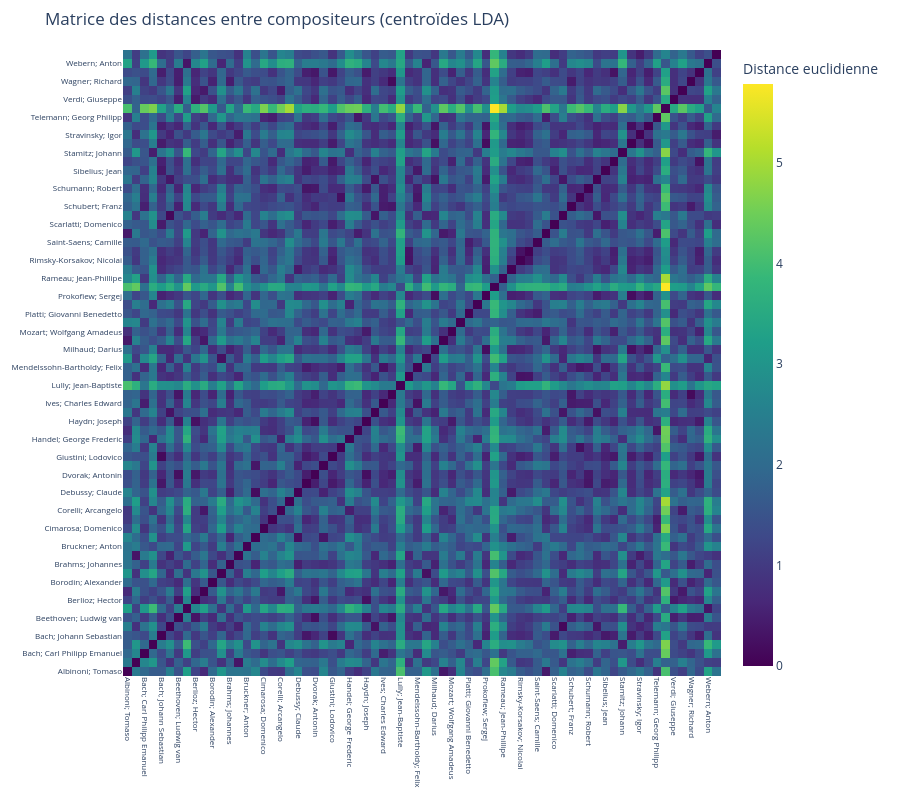
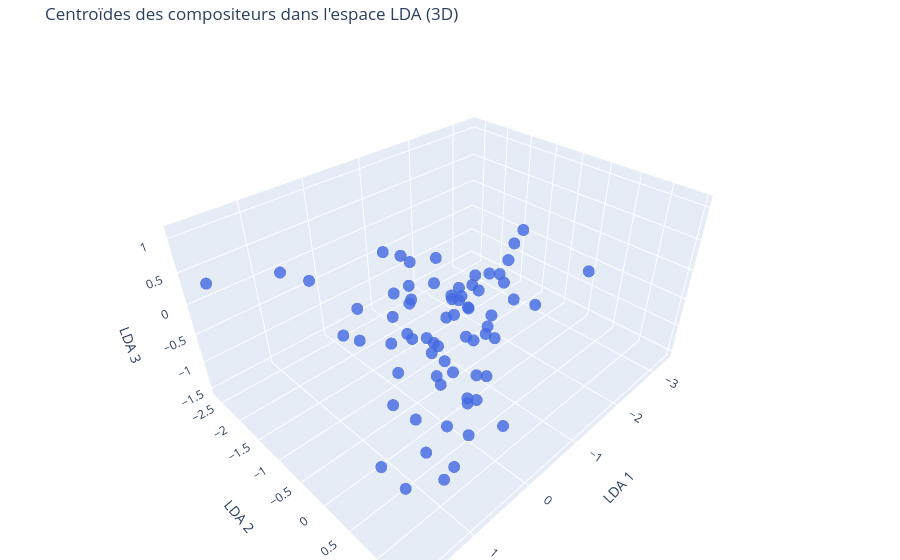

These figures' notebook cell, in order:
### Code cell
scaler = StandardScaler()
X_scaled = scaler.fit_transform(X)
le = LabelEncoder()
y_encoded = le.fit_transform(y)
class_names = le.classes_
n_classes = len(class_names)
lda_dim = 3
n_neighbors = 4
n_splits = 5
pca_dim = 100
random_state = 42
pca = PCA(n_components=pca_dim, random_state=random_state)
X_pca = pca.fit_transform(X_scaled)
lda = LinearDiscriminantAnalysis(n_components=lda_dim, solver='eigen', shrinkage='auto')
X_lda = lda.fit_transform(X_pca, y_encoded)
dico_centroids = {}
dico_classes = {}
for cls in range(n_classes):
    composer = class_names[cls]
    dico_classes[cls] = composer
    class_points = X_lda[y_encoded == cls]
    centroid = class_points.mean(axis=0)
    dico_centroids[composer] = centroid

# Calcul de la matrice des distances euclidiennes entre centroïdes
centroid_matrix = np.vstack([dico_centroids[composer] for composer in class_names])
distance_matrix = pairwise_distances(centroid_matrix, metric='euclidean')


fig = go.Figure(data=go.Heatmap(
    z=distance_matrix,
    x=class_names,
    y=class_names,
    colorscale='Viridis',
    colorbar=dict(title='Distance euclidienne'),
    hovertemplate='De %{y}<br>à %{x}<br>Distance: %{z:.2f}<extra></extra>',
))

fig.update_layout(
    title="Matrice des distances entre compositeurs (centroïdes LDA)",
    xaxis=dict(tickangle=90, tickfont=dict(size=8)),
    yaxis=dict(tickfont=dict(size=8)),
    width=900,
    height=800,
    margin=dict(l=100, b=100, t=50, r=50)
)
fig.show()

centroids_3d = np.vstack([dico_centroids[composer][:3] for composer in class_names])
fig_3d = go.Figure(data=[go.Scatter3d(
    x=centroids_3d[:, 0],
    y=centroids_3d[:, 1],
    z=centroids_3d[:, 2],
    mode='markers',
    marker=dict(size=7, color='royalblue', opacity=0.8),
    text=class_names,
    hovertemplate='<b>%{text}</b><br>x: %{x:.2f}<br>y: %{y:.2f}<br>z: %{z:.2f}<extra></extra>',
    showlegend=False
)])
fig_3d.update_layout(
    title="Centroïdes des compositeurs dans l'espace LDA (3D)",
    scene=dict(
        xaxis_title='LDA 1',
        yaxis_title='LDA 2',
        zaxis_title='LDA 3'
    ),
    margin=dict(l=0, r=0, b=0, t=40)
)
fig_3d.show()

### Figure 1 — Plotly figure (JSON) as saved in the notebook; plotly's stock layout.template omitted (floating-point values rounded to 4 significant figures; data arrays with more than 128 entries replaced by an {"elided": "..."} marker saying what was removed)
{"data": [{"colorbar": {"title": {"text": "Distance euclidienne"}}, "colorscale": [[0, "#440154"], [0.1111, "#482878"], [0.2222, "#3e4989"], [0.3333, "#31688e"], [0.4444, "#26828e"], [0.5556, "#1f9e89"], [0.6667, "#35b779"], [0.7778, "#6ece58"], [0.8889, "#b5de2b"], [1, "#fde725"]], "hovertemplate": "De %{y}<br>à %{x}<br>Distance: %{z:.2f}<extra></extra>", "type": "heatmap", "x": ["Albinoni; Tomaso", "Antheil; George", "Bach; Carl Philipp Emanuel", "Bach; Johann Christian", "Bach; Johann Sebastian", "Bartok; Bela", "Beethoven; Ludwig van", "Berg; Alban", "Berlioz; Hector", "Boccherini; Luigi Rodolofo", "Borodin; Alexander", "Boulez; Pierre", "Brahms; Johannes", "Britten; Benjamin", "Bruckner; Anton", "Chopin; Frederic", "Cimarosa; Domenico", "Clementi; Muzio", "Corelli; Arcangelo", "Couperin; Francois", "Debussy; Claude", "Dussek; Jan Ladislav", "Dvorak; Antonin", "Faure; Gabriel", "Giustini; Lodovico", "Grieg; Edvard", "Handel; George Frederic", "Haydn; Johann Michael", "Haydn; Joseph", "Hindemith; Paul", "Ives; Charles Edward", "Liszt; Franz", "Lully; Jean-Baptiste", "Mahler; Gustav", "Mendelssohn-Bartholdy; Felix", "Messiaen; Olivier", "Milhaud; Darius", "Mozart; Leopold", "Mozart; Wolfgang Amadeus", "Mussorgsky; Modest", "Platti; Giovanni Benedetto", "Pleyel; Ignace Joseph", "Prokofiew; Sergej", "Purcell; Henry", "Rameau; Jean-Phillipe", "Ravel; Maurice", "Rimsky-Korsakov; Nicolai", "Rossini; Gioacchino", "Saint-Saens; Camille", "Salieri; Antonio", "Scarlatti; Domenico", "Schoenberg; Arnold", "Schubert; Franz", "Schumann; Clara", "Schumann; Robert", "Shostakovich; Dmitri", "Sibelius; Jean", "Smetana; Bedrich", "Stamitz; Johann", "Strauss; Richard", "Stravinsky; Igor", "Tchaikovsky; Peter Iljitsch", "Telemann; Georg Philipp", "Varese; Edgar", "Verdi; Giuseppe", "Vivaldi; Antonio", "Wagner; Richard", "Weber; Carl Maria von", "Webern; Anton", "Weill; Kurt"], "y": ["Albinoni; Tomaso", "Antheil; George", "Bach; Carl Philipp Emanuel", "Bach; Johann Christian", "Bach; Johann Sebastian", "Bartok; Bela", "Beethoven; Ludwig van", "Berg; Alban", "Berlioz; Hector", "Boccherini; Luigi Rodolofo", "Borodin; Alexander", "Boulez; Pierre", "Brahms; Johannes", "Britten; Benjamin", "Bruckner; Anton", "Chopin; Frederic", "Cimarosa; Domenico", "Clementi; Muzio", "Corelli; Arcangelo", "Couperin; Francois", "Debussy; Claude", "Dussek; Jan Ladislav", "Dvorak; Antonin", "Faure; Gabriel", "Giustini; Lodovico", "Grieg; Edvard", "Handel; George Frederic", "Haydn; Johann Michael", "Haydn; Joseph", "Hindemith; Paul", "Ives; Charles Edward", "Liszt; Franz", "Lully; Jean-Baptiste", "Mahler; Gustav", "Mendelssohn-Bartholdy; Felix", "Messiaen; Olivier", "Milhaud; Darius", "Mozart; Leopold", "Mozart; Wolfgang Amadeus", "Mussorgsky; Modest", "Platti; Giovanni Benedetto", "Pleyel; Ignace Joseph", "Prokofiew; Sergej", "Purcell; Henry", "Rameau; Jean-Phillipe", "Ravel; Maurice", "Rimsky-Korsakov; Nicolai", "Rossini; Gioacchino", "Saint-Saens; Camille", "Salieri; Antonio", "Scarlatti; Domenico", "Schoenberg; Arnold", "Schubert; Franz", "Schumann; Clara", "Schumann; Robert", "Shostakovich; Dmitri", "Sibelius; Jean", "Smetana; Bedrich", "Stamitz; Johann", "Strauss; Richard", "Stravinsky; Igor", "Tchaikovsky; Peter Iljitsch", "Telemann; Georg Philipp", "Varese; Edgar", "Verdi; Giuseppe", "Vivaldi; Antonio", "Wagner; Richard", "Weber; Carl Maria von", "Webern; Anton", "Weill; Kurt"], "z": {"elided": "70x70 float values"}}], "layout": {"height": 800, "margin": {"b": 100, "l": 100, "r": 50, "t": 50}, "title": {"text": "Matrice des distances entre compositeurs (centroïdes LDA)"}, "width": 900, "xaxis": {"tickangle": 90, "tickfont": {"size": 8}}, "yaxis": {"tickfont": {"size": 8}}}}

### Figure 2 — Plotly figure (JSON) as saved in the notebook; plotly's stock layout.template omitted (floating-point values rounded to 4 significant figures)
{"data": [{"hovertemplate": "<b>%{text}</b><br>x: %{x:.2f}<br>y: %{y:.2f}<br>z: %{z:.2f}<extra></extra>", "marker": {"color": "royalblue", "opacity": 0.8, "size": 7}, "mode": "markers", "showlegend": false, "text": ["Albinoni; Tomaso", "Antheil; George", "Bach; Carl Philipp Emanuel", "Bach; Johann Christian", "Bach; Johann Sebastian", "Bartok; Bela", "Beethoven; Ludwig van", "Berg; Alban", "Berlioz; Hector", "Boccherini; Luigi Rodolofo", "Borodin; Alexander", "Boulez; Pierre", "Brahms; Johannes", "Britten; Benjamin", "Bruckner; Anton", "Chopin; Frederic", "Cimarosa; Domenico", "Clementi; Muzio", "Corelli; Arcangelo", "Couperin; Francois", "Debussy; Claude", "Dussek; Jan Ladislav", "Dvorak; Antonin", "Faure; Gabriel", "Giustini; Lodovico", "Grieg; Edvard", "Handel; George Frederic", "Haydn; Johann Michael", "Haydn; Joseph", "Hindemith; Paul", "Ives; Charles Edward", "Liszt; Franz", "Lully; Jean-Baptiste", "Mahler; Gustav", "Mendelssohn-Bartholdy; Felix", "Messiaen; Olivier", "Milhaud; Darius", "Mozart; Leopold", "Mozart; Wolfgang Amadeus", "Mussorgsky; Modest", "Platti; Giovanni Benedetto", "Pleyel; Ignace Joseph", "Prokofiew; Sergej", "Purcell; Henry", "Rameau; Jean-Phillipe", "Ravel; Maurice", "Rimsky-Korsakov; Nicolai", "Rossini; Gioacchino", "Saint-Saens; Camille", "Salieri; Antonio", "Scarlatti; Domenico", "Schoenberg; Arnold", "Schubert; Franz", "Schumann; Clara", "Schumann; Robert", "Shostakovich; Dmitri", "Sibelius; Jean", "Smetana; Bedrich", "Stamitz; Johann", "Strauss; Richard", "Stravinsky; Igor", "Tchaikovsky; Peter Iljitsch", "Telemann; Georg Philipp", "Varese; Edgar", "Verdi; Giuseppe", "Vivaldi; Antonio", "Wagner; Richard", "Weber; Carl Maria von", "Webern; Anton", "Weill; Kurt"], "type": "scatter3d", "x": [0.4418, -1.592, 0.9627, 1.162, -0.23, -1.197, 0.1618, -2.109, 0.3171, 0.7418, -0.2727, -1.839, -0.1292, -1.35, 0.4436, -0.2295, 1.128, 0.2769, 1.068, 1.318, -0.3604, 0.1167, 0.1737, 0.07743, -0.2884, 0.5049, 0.9421, 0.8547, 0.2536, -0.9462, 0.5146, 0.1786, 0.6551, -0.7571, 0.3598, -1.735, -0.5821, 0.7576, 0.1291, 0.6678, -0.5051, 0.5258, -0.6012, 1.827, 1.302, -0.4825, -0.699, -0.583, -0.2507, 0.5528, -0.3397, -1.174, 0.5303, 0.6011, 0.4182, -0.8365, -0.02325, -0.2472, 1.334, -0.4216, -1.194, -0.3765, 0.7334, -3.356, 0.1328, 0.8786, 0.1438, -0.1582, -2.138, -1.074], "y": [1.436, 0.2582, -0.3793, 0.5544, 0.09029, -0.4557, 0.0006932, -0.4453, 0.2512, 0.8591, -0.4202, -0.5266, -0.688, 0.06271, -0.4995, -0.9816, 0.5104, 0.8086, 0.8503, 0.1546, -0.9549, 0.2202, 0.1305, -0.9552, 0.1902, 0.01927, 1.01, 1.273, 0.3273, -0.412, -0.2904, -0.342, -2.63, 0.1179, -0.1526, -0.7323, -0.3935, 1.214, 0.7391, -1.176, 0.3517, 0.7659, -0.2707, -2.332, -0.7348, -0.5768, 0.2246, 0.3959, 0.2552, 1.132, 0.2486, -0.5604, -0.3349, -0.1361, 0.197, -0.4484, -0.1317, 0.5323, 0.3303, -0.2179, -0.08287, -0.1362, 0.9433, -0.01182, 0.128, 0.473, -0.4779, 0.2875, -0.6153, 0.1463], "z": [-0.3046, -0.289, 0.1655, -1.531, 0.3886, -0.1978, -0.2766, 0.4248, -0.4067, -0.5183, -0.6053, -0.4001, 0.0615, -0.1727, -1.341, 0.5648, 0.3258, 0.4563, -0.7075, 1.088, 0.4229, 0.3751, -0.08324, 0.7622, 0.3012, 0.9173, -1.153, 0.2876, -0.1556, -0.3619, 0.3255, -0.2344, -0.04253, -0.2911, 0.5139, -0.2846, 0.04652, -0.3806, -0.2005, -0.3725, -0.8697, -1.484, 0.2215, 0.4601, 1.004, 0.5976, -0.01914, -0.2334, -1.266, -0.04202, 0.7745, -0.1438, -0.104, 0.7846, 0.2212, -0.1148, 0.6315, 0.09945, -1.171, 0.1564, 0.2484, -0.03061, 0.3586, -0.6528, -0.7523, -0.591, -0.2463, -0.03242, 0.1193, 0.6231]}], "layout": {"margin": {"b": 0, "l": 0, "r": 0, "t": 40}, "scene": {"xaxis": {"title": {"text": "LDA 1"}}, "yaxis": {"title": {"text": "LDA 2"}}, "zaxis": {"title": {"text": "LDA 3"}}}, "title": {"text": "Centroïdes des compositeurs dans l'espace LDA (3D)"}}}
